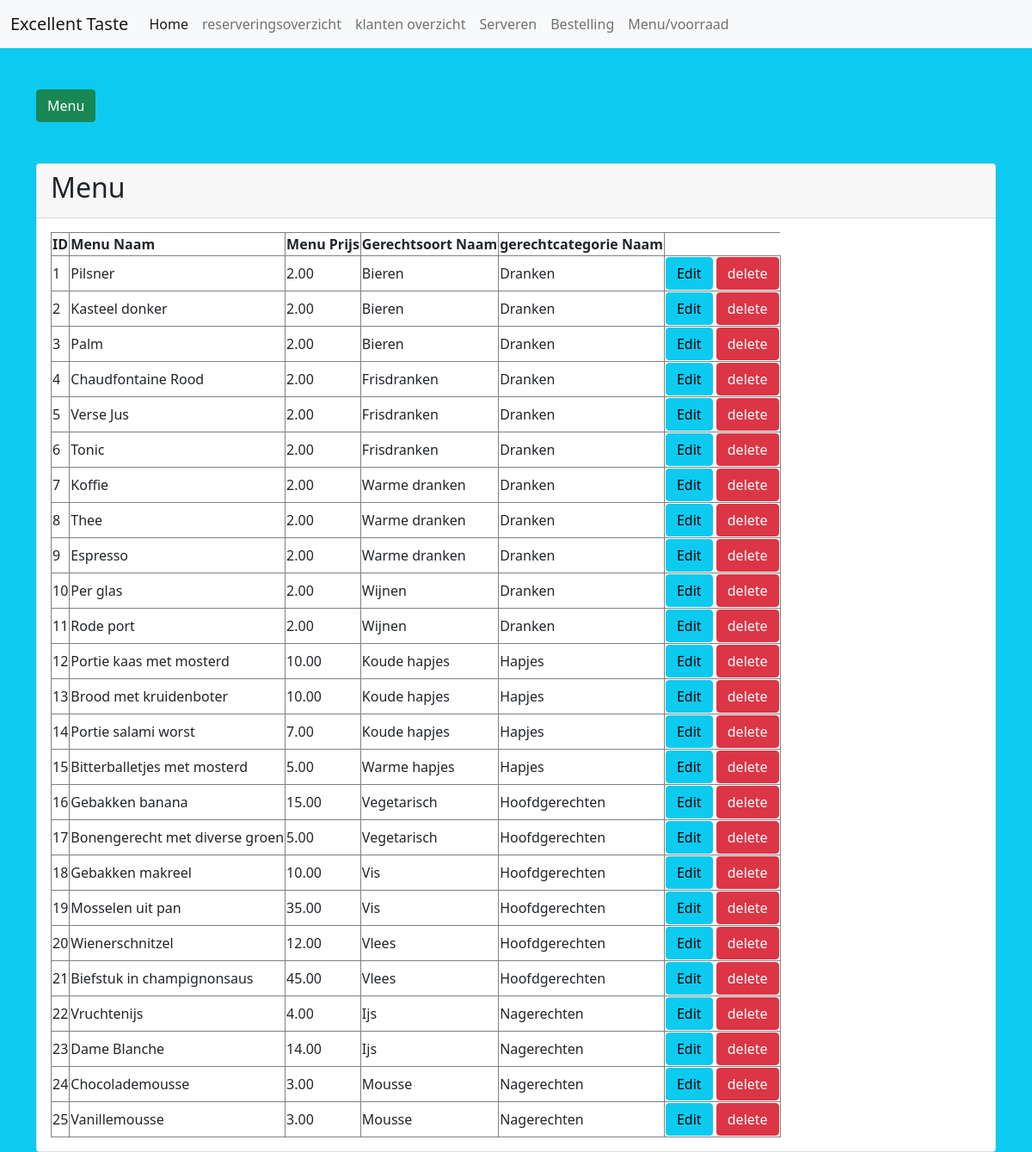
Page /menu/index.php on the committed database.
### tables this page shows
CREATE TABLE `menuitems` (
  `id` int(11) NOT NULL,
  `code` varchar(255) DEFAULT NULL,
  `naam` varchar(255) DEFAULT NULL,
  `prijs` decimal(10,2) NOT NULL,
  `gerechtsoort_id` int(11) NOT NULL
);

CREATE TABLE `gerechtsoorten` (
  `id` int(11) NOT NULL,
  `code` varchar(3) DEFAULT NULL,
  `naam` varchar(20) DEFAULT NULL,
  `gerechtcategorie_id` int(11) NOT NULL
);

CREATE TABLE `gerechtcategorien` (
  `id` int(11) NOT NULL,
  `code` varchar(3) DEFAULT NULL,
  `naam` varchar(20) DEFAULT NULL
);

### db/db.php (called while the page is built, shortened)
<?php
class database {
    private $pdo;
    public function __construct(){
        $this->host = 'localhost';
        $this->user = 'root';
        $this->pass = '';
        $this->db = 'excellenttaste';
        $this->charset = 'utf8mb4';
        try{
            $dsn = 'mysql:host='. $this->host.';dbname='.$this->db.';charset='.$this->charset;
            $this->pdo = new PDO($dsn, $this->user, $this->pass);
            $this->pdo->setAttribute(PDO::ATTR_ERRMODE, PDO::ERRMODE_EXCEPTION);
            return $this->pdo;
        }
        catch(\PDOException $e){
            echo "Connection Failed: ".$e->getMessage();
        }
    }
    public function getMenu() {
        $sql = "SELECT
        menuitems.id AS menuitemId,
        menuitems.naam AS menuitemNaam,
        gerechtsoorten.naam AS gerechtsoortNaam,
        gerechtcategorien.naam AS gerechtcategorieNaam,
        menuitems.*,
        gerechtsoorten.*,
        gerechtcategorien.*
        FROM
        menuitems
        INNER JOIN gerechtsoorten
            ON menuitems.gerechtsoort_id = gerechtsoorten.id
        INNER JOIN gerechtcategorien
            ON gerechtsoorten.gerechtcategorie_id = gerechtcategorien.id";
        $stmt = $this->pdo->prepare($sql);
        $stmt->execute();
        $result = $stmt->fetchAll(PDO::FETCH_ASSOC);
        return $result;
    }
}
?>

### menu/index.php (the view)
<?php
require '../db/db.php';
$db = new database();
$menuitems = $db->getMenu();
?>
<?php
require '../header.php';
?>
    <div class="container">
        <a href="./create.php" class="btn btn-success mt-5">Menu</a>
        <div class="card mt-5">
            <div class="card-header">
                <h2>Menu</h2>
            </div>
            <div class="card-body">
                <table class="tabe table-bordered">
                    <tr>
                        <th>ID</th>
                        <th>Menu Naam</th>
                        <th>Menu Prijs</th>
                        <th>Gerechtsoort Naam</th>
                        <th>gerechtcategorie Naam</th>
                    </tr>
                    <?php foreach($menuitems as $menuitem): ?>
                    <tr>
                        <td><?= $menuitem['menuitemId']; ?></td>
                        <td><?= $menuitem['menuitemNaam']; ?></td>
                        <td><?= $menuitem['prijs']; ?></td>
                        <td><?= $menuitem['gerechtsoortNaam']; ?></td>
                        <td><?= $menuitem['gerechtcategorieNaam']; ?></td>
                        <td>
                            <a href="update.php?id=<?php echo $menuitem['menuitemId'] ?>" class="btn btn-info">Edit</a>
                            <a onclick="return confirm('Are you sure you want to delete')"href="delete.php?id=<?php echo $menuitem['menuitemId'] ?>" class="btn btn-danger">delete</a>
                        </td>
                    </tr>
                    <?php endforeach; ?>
                </table>
            </div>
        </div>
    </div>
<?php
require '../footer.php';
?>

### rows in the picture
menuitems: id "1", naam "Pilsner", prijs "2.00", gerechtsoort.naam "Bieren", gerechtcategorien.naam "Dranken"
menuitems: id "2", naam "Kasteel donker", prijs "2.00", gerechtsoort.naam "Bieren", gerechtcategorien.naam "Dranken"
menuitems: id "3", naam "Palm", prijs "2.00", gerechtsoort.naam "Bieren", gerechtcategorien.naam "Dranken"
menuitems: id "4", naam "Chaudfontaine Rood", prijs "2.00", gerechtsoort.naam "Frisdranken", gerechtcategorien.naam "Dranken"
menuitems: id "5", naam "Verse Jus", prijs "2.00", gerechtsoort.naam "Frisdranken", gerechtcategorien.naam "Dranken"
menuitems: id "6", naam "Tonic", prijs "2.00", gerechtsoort.naam "Frisdranken", gerechtcategorien.naam "Dranken"
menuitems: id "7", naam "Koffie", prijs "2.00", gerechtsoort.naam "Warme dranken", gerechtcategorien.naam "Dranken"
menuitems: id "8", naam "Thee", prijs "2.00", gerechtsoort.naam "Warme dranken", gerechtcategorien.naam "Dranken"
menuitems: id "9", naam "Espresso", prijs "2.00", gerechtsoort.naam "Warme dranken", gerechtcategorien.naam "Dranken"
menuitems: id "10", naam "Per glas", prijs "2.00", gerechtsoort.naam "Wijnen", gerechtcategorien.naam "Dranken"
menuitems: id "11", naam "Rode port", prijs "2.00", gerechtsoort.naam "Wijnen", gerechtcategorien.naam "Dranken"
menuitems: id "12", naam "Portie kaas met mosterd", prijs "10.00", gerechtsoort.naam "Koude hapjes", gerechtcategorien.naam "Hapjes"
menuitems: id "13", naam "Brood met kruidenboter", prijs "10.00", gerechtsoort.naam "Koude hapjes", gerechtcategorien.naam "Hapjes"
menuitems: id "14", naam "Portie salami worst", prijs "7.00", gerechtsoort.naam "Koude hapjes", gerechtcategorien.naam "Hapjes"
menuitems: id "15", naam "Bitterballetjes met mosterd", prijs "5.00", gerechtsoort.naam "Warme hapjes", gerechtcategorien.naam "Hapjes"
menuitems: id "16", naam "Gebakken banana", prijs "15.00", gerechtsoort.naam "Vegetarisch", gerechtcategorien.naam "Hoofdgerechten"
menuitems: id "17", naam "Bonengerecht met diverse groen", prijs "5.00", gerechtsoort.naam "Vegetarisch", gerechtcategorien.naam "Hoofdgerechten"
menuitems: id "18", naam "Gebakken makreel", prijs "10.00", gerechtsoort.naam "Vis", gerechtcategorien.naam "Hoofdgerechten"
menuitems: id "19", naam "Mosselen uit pan", prijs "35.00", gerechtsoort.naam "Vis", gerechtcategorien.naam "Hoofdgerechten"
menuitems: id "20", naam "Wienerschnitzel", prijs "12.00", gerechtsoort.naam "Vlees", gerechtcategorien.naam "Hoofdgerechten"
menuitems: id "21", naam "Biefstuk in champignonsaus", prijs "45.00", gerechtsoort.naam "Vlees", gerechtcategorien.naam "Hoofdgerechten"
menuitems: id "22", naam "Vruchtenijs", prijs "4.00", gerechtsoort.naam "Ijs", gerechtcategorien.naam "Nagerechten"
menuitems: id "23", naam "Dame Blanche", prijs "14.00", gerechtsoort.naam "Ijs", gerechtcategorien.naam "Nagerechten"
menuitems: id "24", naam "Chocolademousse", prijs "3.00", gerechtsoort.naam "Mousse", gerechtcategorien.naam "Nagerechten"
menuitems: id "25", naam "Vanillemousse", prijs "3.00", gerechtsoort.naam "Mousse", gerechtcategorien.naam "Nagerechten"
